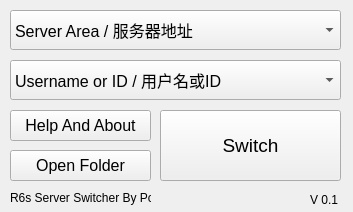
<?xml version="1.0" encoding="UTF-8"?>
<ui version="4.0">
 <class>Frame</class>
 <widget class="QFrame" name="Frame">
  <property name="geometry">
   <rect>
    <x>0</x>
    <y>0</y>
    <width>353</width>
    <height>212</height>
   </rect>
  </property>
  <property name="windowTitle">
   <string>R6SSS</string>
  </property>
  <property name="windowIcon">
   <iconset>
    <normaloff>3d-printable-rainbow-six-siege-icons-3d-model-stl.jpg</normaloff>3d-printable-rainbow-six-siege-icons-3d-model-stl.jpg</iconset>
  </property>
  <property name="windowOpacity">
   <double>1.000000000000000</double>
  </property>
  <property name="whatsThis">
   <string/>
  </property>
  <widget class="QLabel" name="declareation">
   <property name="geometry">
    <rect>
     <x>10</x>
     <y>190</y>
     <width>141</width>
     <height>16</height>
    </rect>
   </property>
   <property name="text">
    <string>R6s Server Switcher By Pop</string>
   </property>
  </widget>
  <widget class="QPushButton" name="switch_btn">
   <property name="enabled">
    <bool>true</bool>
   </property>
   <property name="geometry">
    <rect>
     <x>160</x>
     <y>110</y>
     <width>181</width>
     <height>71</height>
    </rect>
   </property>
   <property name="sizePolicy">
    <sizepolicy hsizetype="Minimum" vsizetype="Fixed">
     <horstretch>0</horstretch>
     <verstretch>2</verstretch>
    </sizepolicy>
   </property>
   <property name="baseSize">
    <size>
     <width>0</width>
     <height>20</height>
    </size>
   </property>
   <property name="font">
    <font>
     <family>Segoe UI</family>
     <pointsize>14</pointsize>
     <weight>50</weight>
     <bold>false</bold>
    </font>
   </property>
   <property name="text">
    <string>Switch</string>
   </property>
   <property name="iconSize">
    <size>
     <width>16</width>
     <height>32</height>
    </size>
   </property>
  </widget>
  <widget class="QComboBox" name="username">
   <property name="geometry">
    <rect>
     <x>10</x>
     <y>60</y>
     <width>331</width>
     <height>40</height>
    </rect>
   </property>
   <property name="font">
    <font>
     <pointsize>12</pointsize>
    </font>
   </property>
   <item>
    <property name="text">
     <string>Username or ID / 用户名或ID</string>
    </property>
   </item>
  </widget>
  <widget class="QComboBox" name="area">
   <property name="geometry">
    <rect>
     <x>10</x>
     <y>10</y>
     <width>331</width>
     <height>40</height>
    </rect>
   </property>
   <property name="font">
    <font>
     <pointsize>12</pointsize>
    </font>
   </property>
   <item>
    <property name="text">
     <string>Server Area / 服务器地址</string>
    </property>
   </item>
  </widget>
  <widget class="QPushButton" name="help">
   <property name="geometry">
    <rect>
     <x>10</x>
     <y>110</y>
     <width>141</width>
     <height>31</height>
    </rect>
   </property>
   <property name="font">
    <font>
     <family>Segoe UI</family>
     <pointsize>12</pointsize>
    </font>
   </property>
   <property name="acceptDrops">
    <bool>false</bool>
   </property>
   <property name="text">
    <string>Help And About</string>
   </property>
  </widget>
  <widget class="QLabel" name="version">
   <property name="geometry">
    <rect>
     <x>310</x>
     <y>190</y>
     <width>31</width>
     <height>20</height>
    </rect>
   </property>
   <property name="text">
    <string>V 0.1</string>
   </property>
  </widget>
  <widget class="QPushButton" name="open_folder">
   <property name="geometry">
    <rect>
     <x>10</x>
     <y>150</y>
     <width>141</width>
     <height>31</height>
    </rect>
   </property>
   <property name="font">
    <font>
     <family>Segoe UI</family>
     <pointsize>12</pointsize>
    </font>
   </property>
   <property name="text">
    <string>Open Folder</string>
   </property>
  </widget>
 </widget>
 <resources/>
 <connections/>
</ui>
